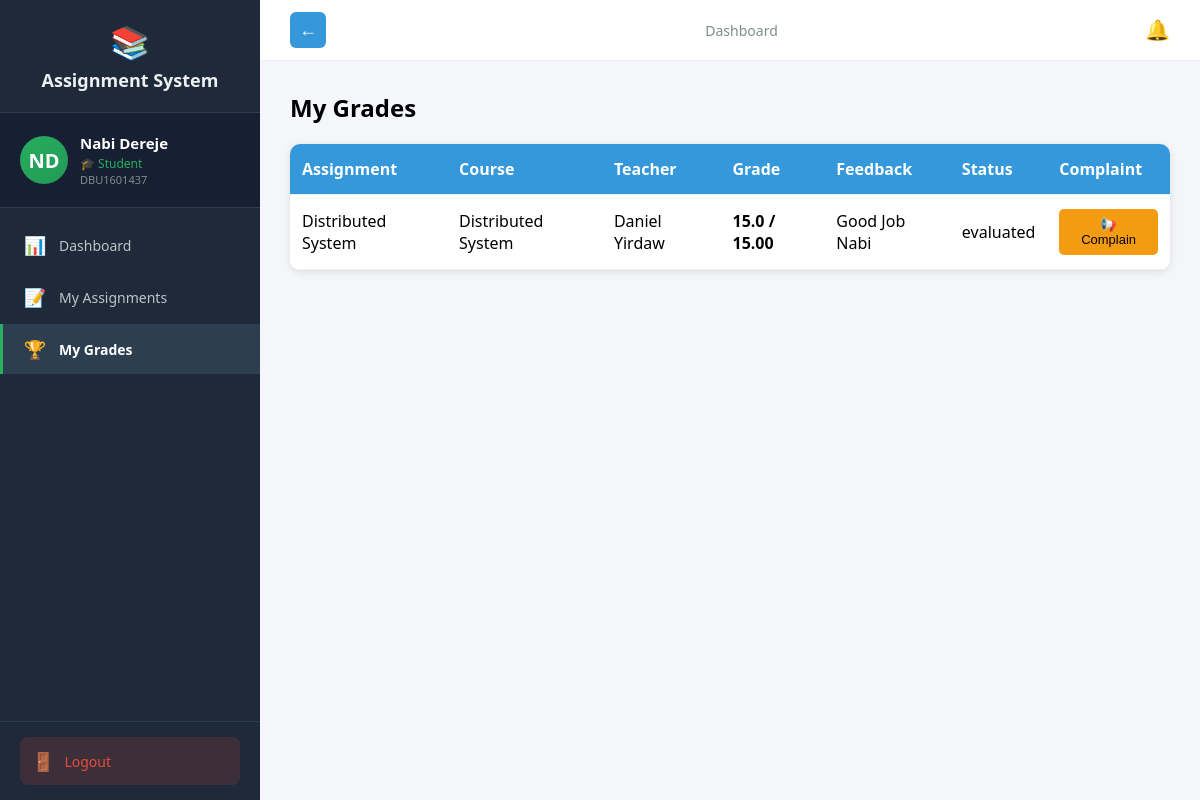
Before: /student/grades (signed in) with the older database file.
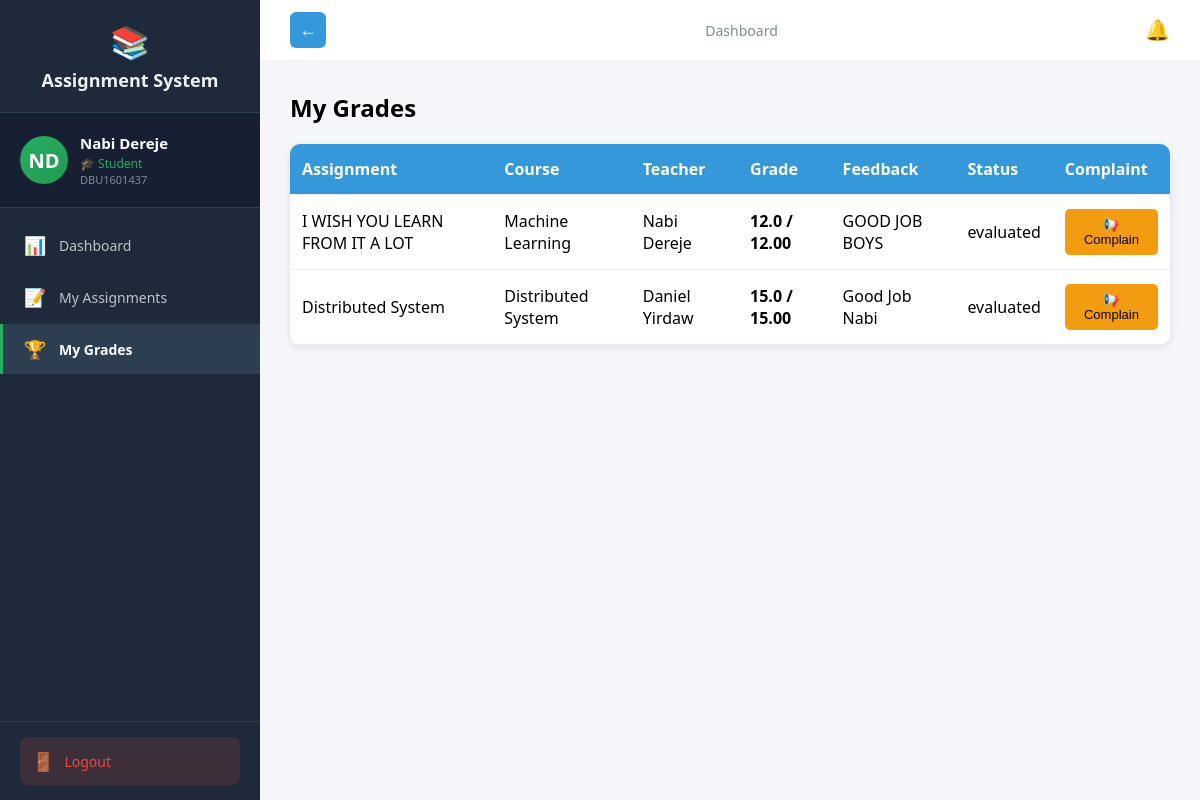
After: the same page with the newer database file.
### tables this page shows
CREATE TABLE submissions (
            id TEXT PRIMARY KEY,
            assignment_id TEXT REFERENCES assignments(id),
            student_id TEXT REFERENCES students(id),
            files TEXT,
            student_comment TEXT,
            submitted_at TIMESTAMP DEFAULT CURRENT_TIMESTAMP,
            updated_at TIMESTAMP DEFAULT CURRENT_TIMESTAMP,
            grade REAL,
            feedback TEXT,
            evaluated_at TIMESTAMP,
            status TEXT DEFAULT 'submitted',
            complaint TEXT,
            complaint_status TEXT,
            group_id TEXT,
            node_id TEXT
        );

CREATE TABLE assignments (
            id TEXT PRIMARY KEY,
            title TEXT NOT NULL,
            description TEXT,
            teacher_id TEXT REFERENCES teachers(id),
            course_name TEXT NOT NULL,
            department TEXT NOT NULL,
            year INTEGER NOT NULL,
            deadline TIMESTAMP NOT NULL,
            late_submission INTEGER DEFAULT 0,
            penalty_per_day REAL DEFAULT 0.0,
            max_score REAL DEFAULT 100.0,
            is_group INTEGER DEFAULT 0,
            max_group_size INTEGER DEFAULT 1,
            teacher_comment TEXT,
            files TEXT,
            created_at TIMESTAMP DEFAULT CURRENT_TIMESTAMP,
            updated_at TIMESTAMP DEFAULT CURRENT_TIMESTAMP,
            node_id TEXT
        );

CREATE TABLE users (
            id TEXT PRIMARY KEY,
            user_id TEXT UNIQUE NOT NULL,
            first_name TEXT NOT NULL,
            last_name TEXT NOT NULL,
            email TEXT UNIQUE NOT NULL,
            password_hash TEXT NOT NULL,
            role TEXT NOT NULL,
            is_approved INTEGER DEFAULT 0,
            created_at TIMESTAMP DEFAULT CURRENT_TIMESTAMP,
            updated_at TIMESTAMP DEFAULT CURRENT_TIMESTAMP,
            node_id TEXT
        );

### routes_student.py (the view, shortened to what this page needs)
@student_bp.route('/grades')
@login_required
def grades():
    if current_user.role != 'student':
        return redirect(url_for('auth.login'))
    conn = get_db()
    cur = conn.cursor()
    cur.execute("SELECT id FROM students WHERE user_id = ?", (current_user.id,))
    student = cur.fetchone()
    if not student:
        return redirect(url_for('student.dashboard'))
    student_id = student['id']
    cur.execute("""
        SELECT a.title, a.course_name, u.first_name, u.last_name,
               s.grade, s.feedback, s.status, s.submitted_at, s.id as submission_id,
               s.complaint, s.complaint_status, a.max_score, a.penalty_per_day, a.deadline
        FROM submissions s
        JOIN assignments a ON s.assignment_id = a.id
        JOIN teachers t ON a.teacher_id = t.id
        JOIN users u ON t.user_id = u.id
        WHERE s.student_id = ?
        ORDER BY s.submitted_at DESC
    """, (student_id,))
    grades = cur.fetchall()
    processed = []
    from math import ceil
    for g in grades:
        max_score = float(g['max_score']) if g['max_score'] is not None else 100.0
        eff = max_score
        try:
            submitted_at = datetime.strptime(g['submitted_at'], '%Y-%m-%d %H:%M:%S') if g['submitted_at'] else None
            deadline_dt = datetime.strptime(g['deadline'], '%Y-%m-%d %H:%M:%S') if g['deadline'] else None
        except Exception:
            submitted_at = None
            deadline_dt = None
        processed.append((g[0], g[1], g[2], g[3], g[4], g[5], g[6], g[7], g[8], g[9], g[10], eff))
    conn.close()
    return render_template('student/grades.html', grades=processed)

### auth.py (called while the page is built)
def get_db():
    conn = sqlite3.connect('assignments.db')
    conn.row_factory = sqlite3.Row
    return conn

@login_manager.user_loader
def load_user(user_id):
    conn = get_db()
    cur = conn.cursor()
    cur.execute("SELECT id, user_id, first_name, last_name, email, role, is_approved FROM users WHERE id = ?", (user_id,))
    user = cur.fetchone()
    cur.close()
    conn.close()
    if user:
        from flask_login import UserMixin
        class User(UserMixin):
            pass
        u = User()
        u.id = user['id']
        u.user_id = user['user_id']
        u.first_name = user['first_name']
        u.last_name = user['last_name']
        u.email = user['email']
        u.role = user['role']
        u.is_approved = user['is_approved']
        return u
    return None

### routes_student.py (called while the page is built)
def get_db():
    conn = sqlite3.connect('assignments.db')
    conn.row_factory = sqlite3.Row
    return conn

### templates/student/grades.html (shortened to what this page needs)
{% extends "student_base.html" %}
{% block content %}
<h2>My Grades</h2>
{% if grades %}
<table>
    <tr><th>Assignment</th><th>Course</th><th>Teacher</th><th>Grade</th><th>Feedback</th><th>Status</th><th>Complaint</th></tr>
    {% for g in grades %}
    <tr>
        <td>{{ g[0] }}</td><td>{{ g[1] }}</td><td>{{ g[2] }} {{ g[3] }}</td>
        <td><strong>{% if g[4] is not none %}{{ g[4] }} / {{ '%.2f'|format(g[11]) }}{% else %}-{% endif %}</strong></td>
        <td>
            {% if g[5] %}
                {{ g[5] }}
            {% else %}
                <span style="color:#999;">No feedback yet</span>
            {% endif %}
        </td>
        <td>{{ g[6] }}</td>
        <td>
            {% if g[6] == 'evaluated' and g[4] is not none %}
                {% if g[9] %}
                    <span class="complaint-badge">📢 Complained</span>
                    {% if g[10] == 'responded' %}
                        <div class="response-box">
                            <strong>Response:</strong> {{ g[9] }}
                        </div>
                    {% else %}
                        <br><small style="color:#f39c12;">Pending response...</small>
                    {% endif %}
                {% else %}
                    <button class="btn btn-warning" onclick="showComplaint({{ g[8] }})">📢 Complain</button>
                {% endif %}
            {% else %}
                <small style="color:#999;">Available after evaluation</small>
            {% endif %}
        </td>
    </tr>
    {% endfor %}
</table>
{% else %}
<p>No grades yet.</p>
{% endif %}
{% endblock %}

Changed rows visible on the page:
added submissions: title "I WISH YOU LEARN FROM IT A LOT", course_name "Machine Learning", first_name "Nabi", last_name "Dereje", grade "12.0", feedback "GOOD JOB BOYS", status "evaluated"
added assignments: max_score "12.00"
